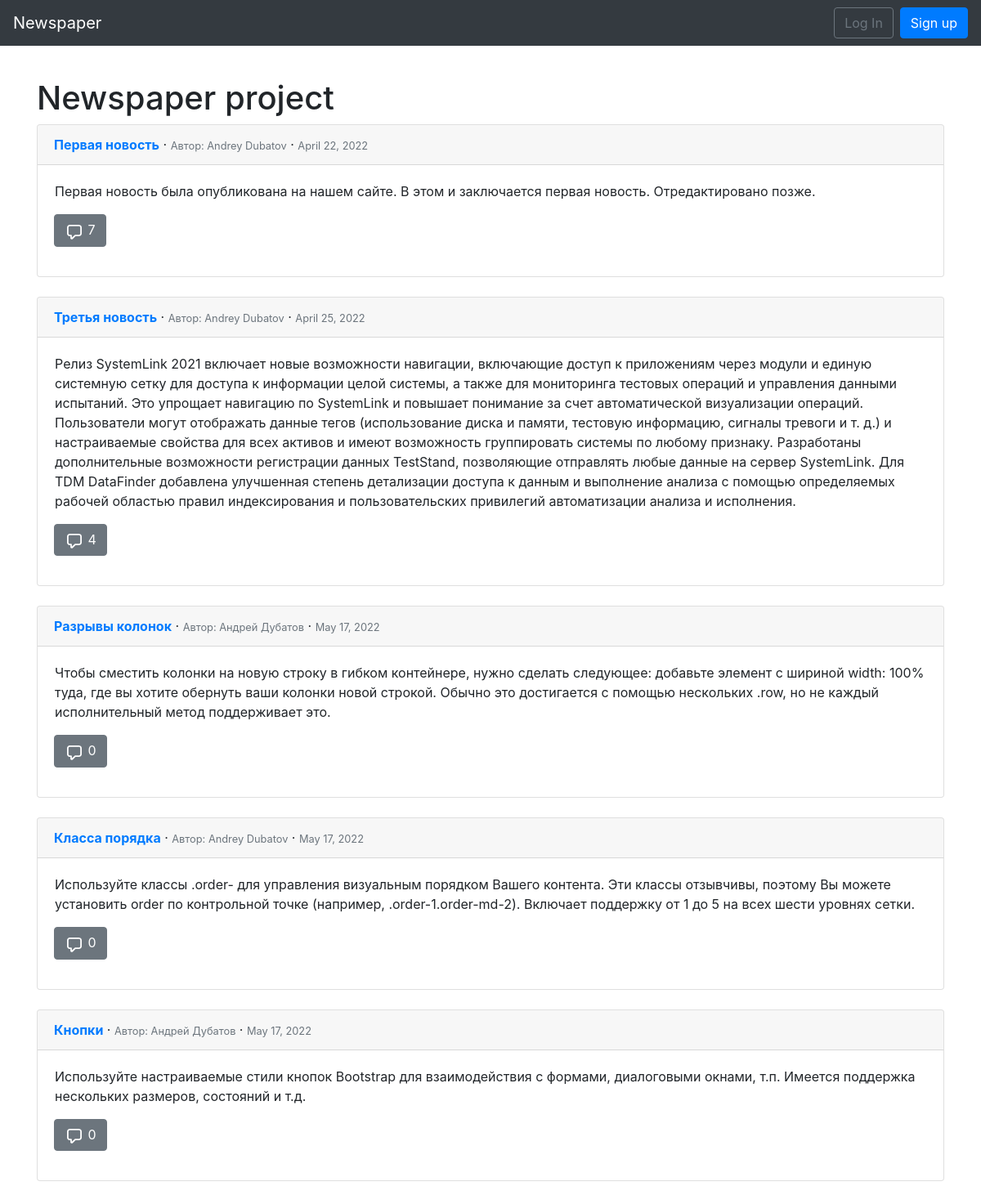
Page /news/ on the committed database.
### news/models.py (models this page shows, shortened)
class Article(models.Model):
    title = models.CharField(max_length=255)
    body = models.TextField()
    author = models.ForeignKey(get_user_model(), on_delete=models.CASCADE)
    pub_date = models.DateField(auto_now_add=True)

### users/models.py (models this page shows)
class CustomUser(AbstractUser):
    age = models.PositiveIntegerField(null=True, blank=True)
    def __str__(self):
        return f'{self.first_name} {self.last_name}'

### news/views.py (the view, shortened to what this page needs)
# urls.py: path('news/', NewsListView.as_view(), name='news_list'),
class NewsListView(FormMixin, ListView):
    model = Article
    template_name = 'news_list.html'
    context_object_name = 'articles'
    form_class = CreateCommentForm
    def get_context_data(self, **kwargs):
        context = super().get_context_data(**kwargs)
        form = CreateCommentForm()
        context['latest_articles'] = Article.objects.all()
        context['form'] = form
        return context

### news/models.py (called while the page is built)
    def __str__(self):
        return self.comment

### templates/news_list.html (shortened to what this page needs)
{% extends 'base.html' %}
{% load crispy_forms_tags %}
{% block content %}
<div class="row align-items-center justify-content-end">
    <div class="col"><h1>Newspaper project</h1></div>
</div>
    {% if object_list %}
        {% for article in object_list %}
            <article class="card">
                <div class="card-header">
                    <span class="font-weight-bold"><a href="{% url 'news_detail' article.pk %}">{{ article.title }}</a></span> &middot;
                    <small class="text-muted">Автор: <a class="text-muted" href="{% url 'user_detail' article.author.pk %}">{{ article.author }}</a></small> &middot;
                    <small class="text-muted">{{ article.pub_date }}</small>
                </div>
                <div class="card-body">
                    <div class="row px-3">
                        {{ article.body }}
                    </div>
                    <div class="row py-3">
                        <div class="col">
                            <a class="btn btn-secondary" data-bs-toggle="collapse" href="#collapse{{article.pk}}"
                            role="button" aria-expanded="false" aria-controls="collapse{{article.pk}}">
                            {{ article.comments.count }}
                            </a>
                        </div>
                    </div>
                </div>
            </article>
            <br>
        {% endfor %}
    {% else %}
        No articles yet
    {% endif %}
{% endblock content %}

### rows in the picture
Article: title "Первая новость", author "Andrey Dubatov", pub_date "April 22, 2022", body "Первая новость была опубликована на нашем сайте. В этом и заключается первая новость. Отредактировано позже.", comments.count "7"
Article: title "Третья новость", author "Andrey Dubatov", pub_date "April 25, 2022", body "Релиз SystemLink 2021 включает новые возможности навигации, включающие доступ к приложениям через модули и единую системную сетку для доступа к информации целой системы, а также для мониторинга тестовых операций и управления данными испытаний. Это упрощает навигацию по SystemLink и повышает понимание за счет автоматической визуализации операций. Пользователи могут отображать данные тегов (использование диска и памяти, тестовую информацию, сигналы тревоги и т. д.) и настраиваемые свойства для всех активов и имеют возможность группировать системы по любому признаку. Разработаны дополнительные возможности регистрации данных TestStand, позволяющие отправлять любые данные на сервер SystemLink.…", comments.count "4"
Article: title "Разрывы колонок", author "Андрей Дубатов", pub_date "May 17, 2022", body "Чтобы сместить колонки на новую строку в гибком контейнере, нужно сделать следующее: добавьте элемент с шириной width: 100% туда, где вы хотите обернуть ваши колонки новой строкой. Обычно это достигается с помощью нескольких .row, но не каждый исполнительный метод поддерживает это.", comments.count "0"
Article: title "Класса порядка", author "Andrey Dubatov", pub_date "May 17, 2022", body "Используйте классы .order- для управления визуальным порядком Вашего контента. Эти классы отзывчивы, поэтому Вы можете установить order по контрольной точке (например, .order-1.order-md-2). Включает поддержку от 1 до 5 на всех шести уровнях сетки.", comments.count "0"
Article: title "Кнопки", author "Андрей Дубатов", pub_date "May 17, 2022", body "Используйте настраиваемые стили кнопок Bootstrap для взаимодействия с формами, диалоговыми окнами, т.п. Имеется поддержка нескольких размеров, состояний и т.д.", comments.count "0"
